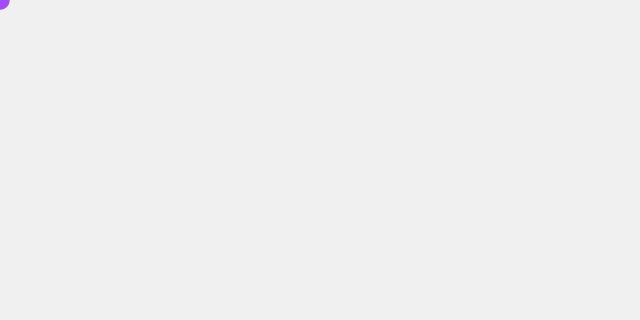
Frame 1 (no input)
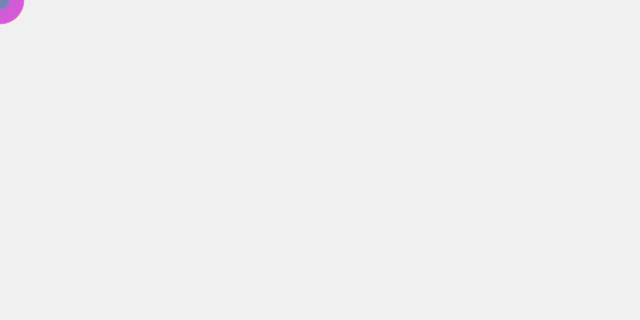
Frame 60 (the mouse pressed at the canvas centre just before this capture)
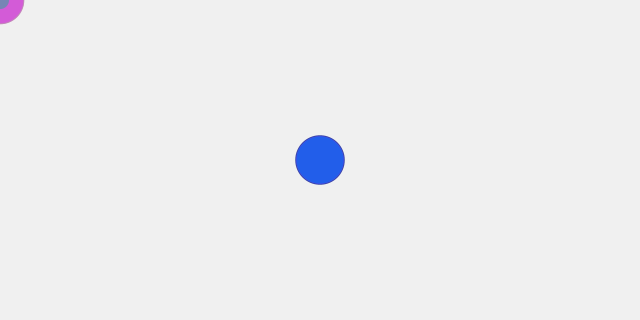
Frame 120 (the mouse held since frame 60 and released just before this capture)

The Processing sketch that drew these frames (run headless with seeded random() and noise(); from frame 60 on, the mouse is pressed at the canvas centre):

// Processing sketch: paintbrush1
// ── paintbrush1.pde
// Paintbrush: random color/random size
// The Coding Train / Daniel Shiffman
// Processing Intro Series
void setup(){
  size(640, 320); 
  background(240); 
}

void draw(){
  float randRed = random(255); 
  float randBlue = random(50, 150); 
  float randGreen = random(150, 255); 
  
  fill(randRed, randBlue, randGreen); 
  noStroke(); 
  circle(mouseX, mouseY, random(10, 50)); 
}

void mousePressed(){
 background(240);  
}
